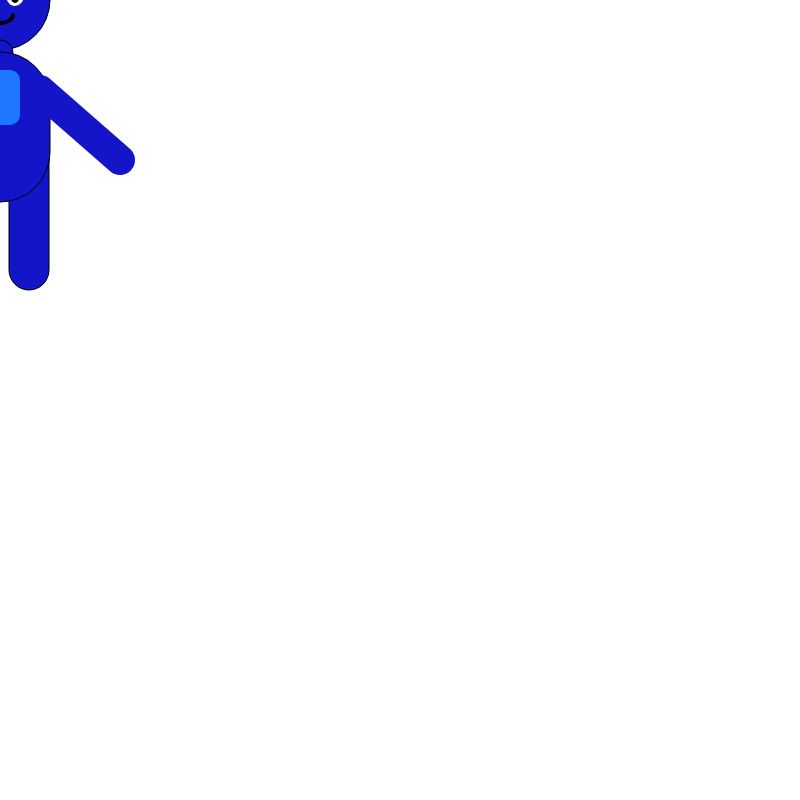
Frame 1 (no input)
Frame 60 (no input): identical to frame 1, image omitted
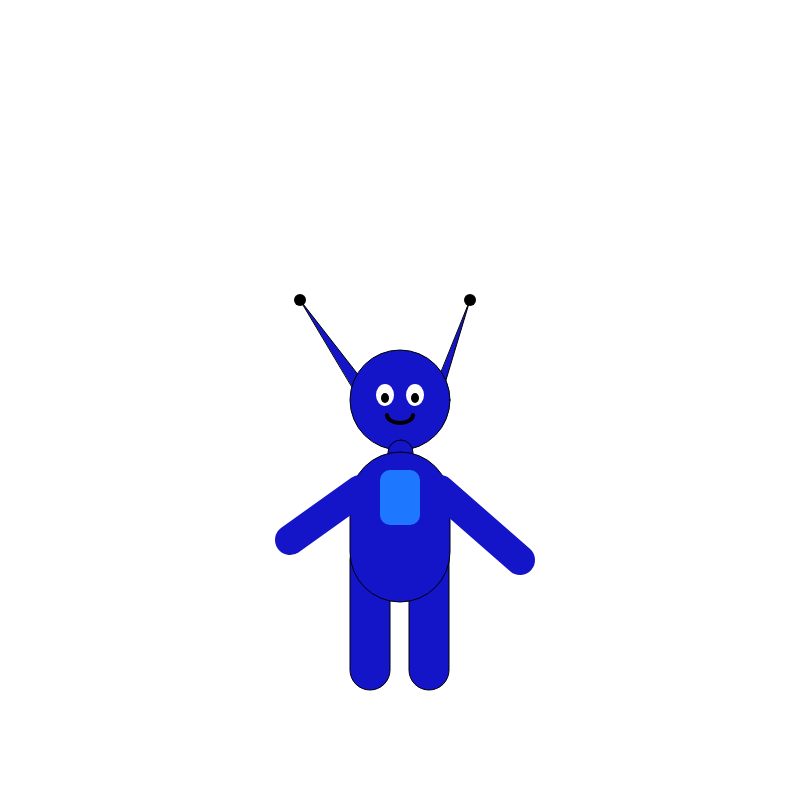
Frame 120 (the mouse pressed at the canvas centre since frame 60)

The p5.js sketch that drew these frames (run headless with seeded random() and noise() and a simulated clock; from frame 60 on, the mouse is pressed at the canvas centre):

// p5.js sketch
// ── sketch.js
function setup() {
  createCanvas(800, 800);
}

function draw() {
  background(255);
  push();
  translate(mouseX - 400, mouseY - 400);
  drawCharacterOriginal();
  pop();
}


function drawCharacterOriginal() {
  fill(0);
  push();
  noStroke();
  fill(0);
  ellipse(300, 300, 12, 12); 
  ellipse(470, 300, 12, 12); 
  pop();

  // face
  { fill(20,20,200);
    triangle(300, 300, 370, 390, 360, 400);
    triangle(430, 400, 440, 400, 470, 300);
    ellipse(400, 400, 100, 100);
  }

  // legs
  { fill(20,20,200);
    rect(409, 540, 40, 150, 50);
    rect(350, 540, 40, 150, 50);
  }

  // body
  { fill(20,20,200);
    rect(388, 440, 25, 70, 100);
    rect(350, 452, 100, 150, 100);
  }

  push();
  noStroke();
  fill(30, 120, 255);
  rect(380, 470, 40, 55, 10);
  pop();

  // eyes
  push();
  noStroke();
  fill(255);
  ellipse(385, 395, 18, 22); 
  ellipse(415, 395, 18, 22); 
  fill(0);
  ellipse(385, 398, 8, 10); 
  ellipse(415, 398, 8, 10); 
  pop();

  // arms
  push();
  strokeWeight(30);
  stroke(20,20,200);
  strokeCap(ROUND); 
  line(360, 490, 290, 540);  
  line(520, 560, 440, 490); 
  pop();

  // smile
  push();
  noFill();
  stroke(0);
  strokeWeight(4);
  arc(400, 415, 26, 16, 0, PI);
  pop();
  
}
